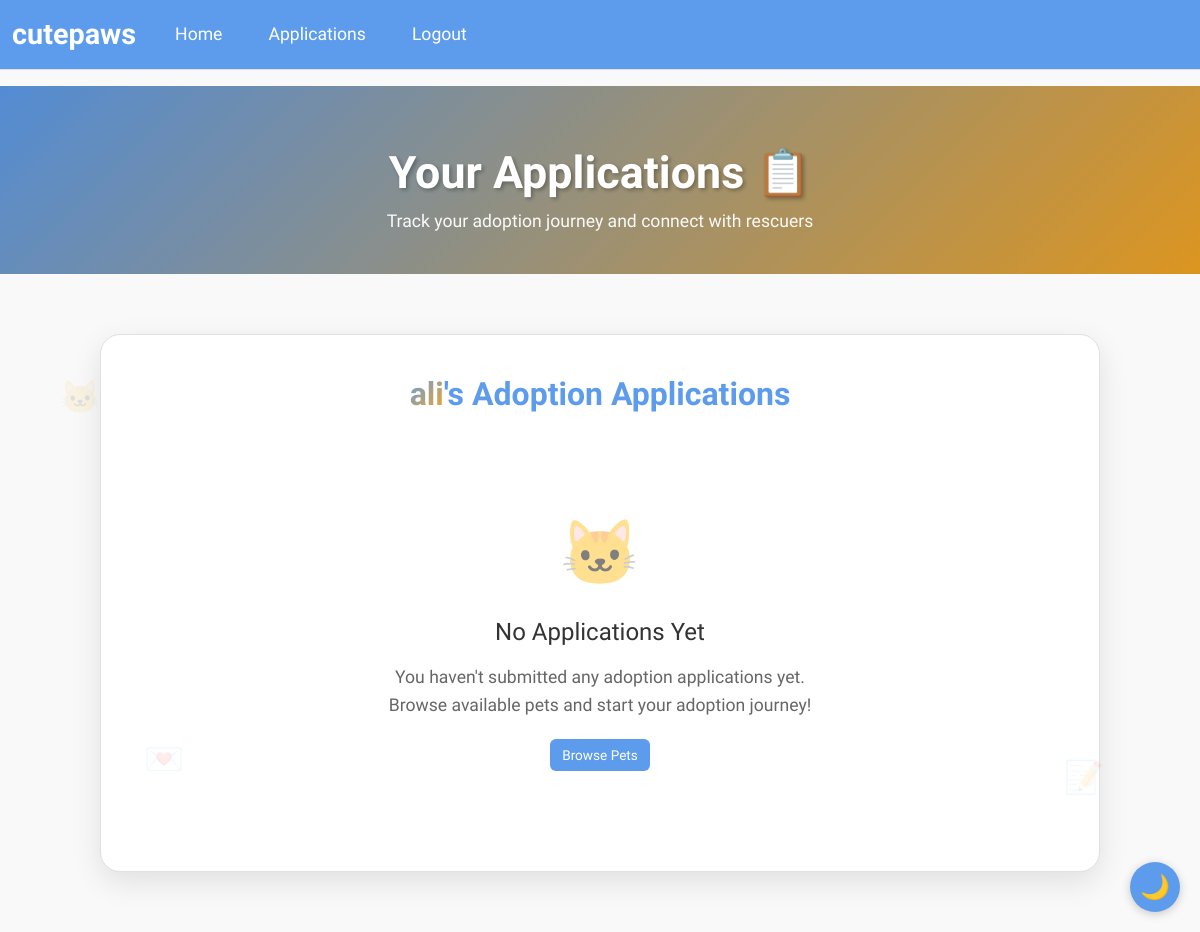
The page /applications (signed in) on the database as committed earlier.
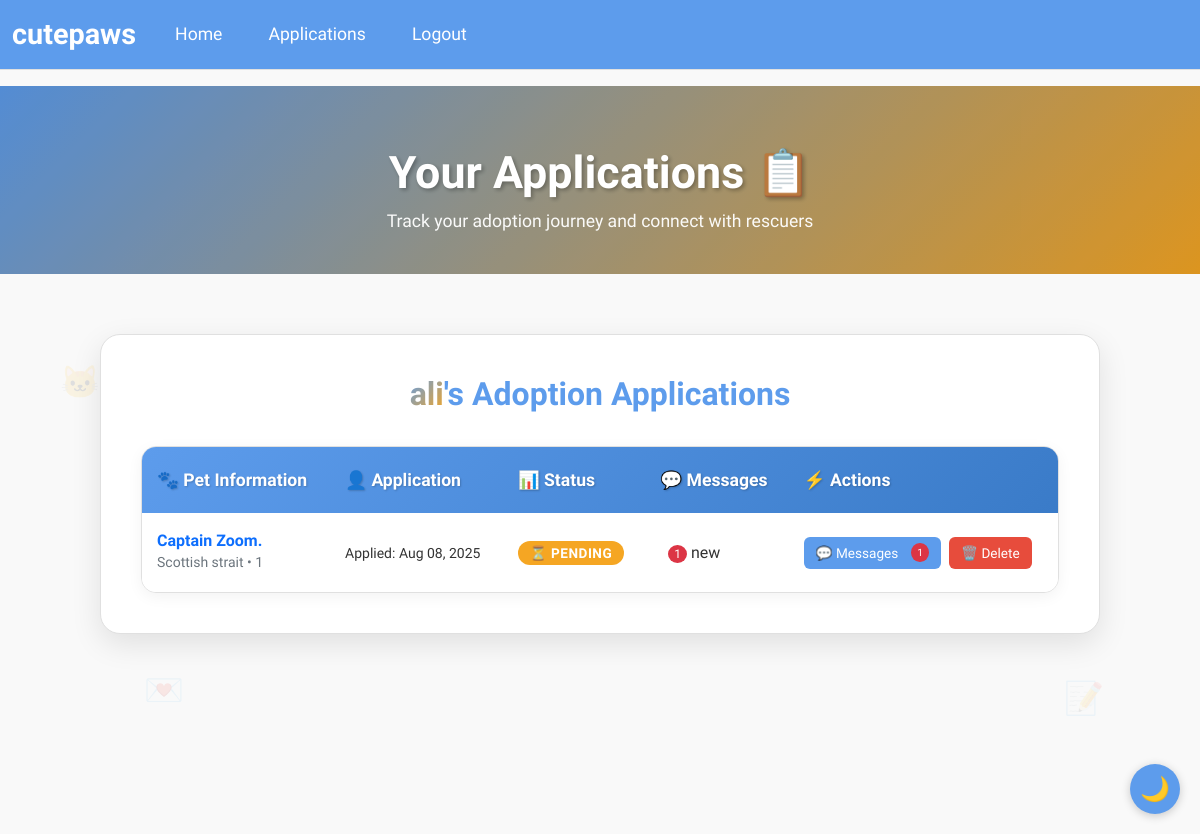
The same page on the database as committed later.
### wepsite/models.py (models this page shows)
class User(db.Model, UserMixin):
    id         = db.Column(db.Integer, primary_key=True)
    email      = db.Column(db.String(150), unique=True, nullable=False)
    password   = db.Column(db.String(150), nullable=False)
    first_name = db.Column(db.String(150), nullable=False)
    is_admin   = db.Column(db.Boolean, default=False)
    created_at = db.Column(db.DateTime(timezone=True), default=lambda: datetime.now(timezone.utc))

class AdoptionApplication(db.Model):
    id = db.Column(db.Integer, primary_key=True)
    pet_id = db.Column(db.Integer, db.ForeignKey('pet.id'))
    user_id = db.Column(db.Integer, db.ForeignKey('user.id'))
    application_date = db.Column(db.DateTime, default=func.now())
    answers = db.Column(db.Text)
    status = db.Column(db.String(20), default='pending')
    user = db.relationship('User',backref='applications')
    created_at = db.Column(db.DateTime(timezone=True), default=lambda: datetime.now(timezone.utc))
    updated_at = db.Column(db.DateTime(timezone=True), default=lambda: datetime.now(timezone.utc), onupdate=lambda: datetime.now(timezone.utc))
    messages = db.relationship(
        'Message',
        back_populates='application',
        lazy=True,
        cascade="all, delete-orphan"
    )

class Pet(db.Model):
    id             = db.Column(db.Integer, primary_key=True)
    name           = db.Column(db.String(100))
    age            = db.Column(db.Integer)
    breed          = db.Column(db.String(100))
    description    = db.Column(db.Text)
    city           = db.Column(db.String(100))  # Changed from location to city
    image_filename = db.Column(db.String(200))
    is_adopted     = db.Column(db.Boolean, default=False)
    is_deleted = db.Column(db.Boolean, default=False)
    adoption_date = db.Column(db.DateTime)
    posted_by      = db.Column(db.Integer, db.ForeignKey('user.id'))
    poster = db.relationship('User', foreign_keys=[posted_by])
    created_at = db.Column(db.DateTime(timezone=True), default=lambda: datetime.now(timezone.utc))
    updated_at = db.Column(db.DateTime(timezone=True), default=lambda: datetime.now(timezone.utc), onupdate=lambda: datetime.now(timezone.utc))
    applications = db.relationship(
        'AdoptionApplication',
        backref="pet",
        lazy=True,
        cascade="all, delete-orphan"
    )

### wepsite/views.py (the view)
@views.route('/applications')
@login_required
def applications():
    try:
        if current_user.is_admin:
            apps = AdoptionApplication.query \
                .options(db.joinedload(AdoptionApplication.user))\
                .join(Pet) \
                .filter(Pet.posted_by == current_user.id) \
                .order_by(AdoptionApplication.id.desc()) \
                .all()
        else:
            apps = AdoptionApplication.query \
                .options(db.joinedload(AdoptionApplication.user))\
                .filter_by(user_id=current_user.id) \
                .order_by(AdoptionApplication.id.desc()) \
                .all()
        for app in apps:
            app.unread = Message.query.filter(
                Message.application_id == app.id,
                Message.sender_id != current_user.id,
                Message.is_read == False,
                Message.is_deleted == False
            ).count()
            app.recent_messages = Message.query.filter_by(
                application_id=app.id,
                is_deleted=False
            ).order_by(Message.timestamp.desc()).limit(5).all()
        return render_template('applications.html', user=current_user, applications=apps)
    except Exception as e:
        logger.error(f"Error in applications route: {str(e)}")
        flash("An error occurred while loading applications", "error")
        return render_template('applications.html', user=current_user, applications=[])

### wepsite/templates/applications.html (shortened to what this page needs)
{% extends "base.html" %}
{% block extra_css %}
<link rel="stylesheet" href="{{ url_for('static', filename='css/applications.css') }}">
{% endblock %}
{% block content %}
<section class="applications-hero">
    <div class="container">
        <div class="row justify-content-center">
            <div class="col-lg-8">
                <div class="hero-content">
                    <h1 class="hero-title">
                        {% if current_user.is_admin %}
                            Adoption Applications 📋
                        {% else %}
                            Your Applications 📋
                        {% endif %}
                    </h1>
                    <p class="hero-subtitle">
                        {% if current_user.is_admin %}
                            Manage applications for your posted pets
                        {% else %}
                            Track your adoption journey and connect with rescuers
                        {% endif %}
                    </p>
                </div>
            </div>
        </div>
    </div>
</section>
<section class="main-section">
    <div class="container">
        <div class="floating-element">🐱</div>
        <div class="floating-element">📝</div>
        <div class="floating-element">💌</div>
        <div class="row justify-content-center">
            <div class="col-12">
                <div class="applications-container">
                    {% if current_user %}
                        <h2 class="section-title">
                            {% if current_user.is_admin %}
                                <span class="user-greeting">Admin</span> - Applications for Your Pets
                            {% else %}
                                <span class="user-greeting">{{current_user.first_name}}</span>'s Adoption Applications
                            {% endif %}
                        </h2>
                    {% else %}
                        <h2 class="section-title">Adoption Applications</h2>
                    {% endif %}
                    {% if applications %}
                        <div class="table-container">
                            <table class="applications-table">
                                <thead>
                                    <tr>
                                        <th>🐾 Pet Information</th>
                                        <th>👤 {{ 'Applicant' if current_user.is_admin else 'Application' }}</th>
                                        <th>📊 Status</th>
                                        <th>💬 Messages</th>
                                        <th>⚡ Actions</th>
                                    </tr>
                                </thead>
                                <tbody>
                                    {% for app in applications %}
                                        <tr>
                                            <td>
                                                <div class="pet-info">
                                                    <div class="pet-details">
                                                        {% if app.pet and not app.pet.is_deleted %}
                                                            <h6>
                                                                <a href="{{ url_for('views.pet_detail', pet_id=app.pet.id) }}" style="text-decoration: none;">
                                                                    {{ app.pet.name }}
                                                                </a>
                                                            </h6>
                                                            <small>{{ app.pet.breed }} • {{ app.pet.age }}</small>
                                                        {% else %}
                                                            <h6 style="color: #6c757d;">📁 Archived Pet</h6>
                                                            <small>Pet no longer available</small>
                                                        {% endif %}
                                                    </div>
                                                </div>
                                            </td>
                                            <td>
                                                {% if current_user.is_admin %}
                                                    <strong>{{ app.user.first_name }} {{ app.user.last_name }}</strong><br>
                                                    <small>{{ app.user.email }}</small>
                                                {% else %}
                                                    <small>Applied: {{ app.created_at.strftime('%b %d, %Y') if app.created_at else 'N/A' }}</small>
                                                {% endif %}
                                            </td>
                                            <td>
                                                <span class="status-badge status-{{ app.status }}">
                                                    {% if app.status == 'pending' %}⏳{% endif %}
                                                    {{ app.status|title }}
                                                </span>
                                            </td>
                                            <td>
                                                {% if app.unread and app.unread > 0 %}
                                                    <span class="unread-indicator">{{ app.unread }}</span> new
                                                {% else %}
                                                    <span style="color: #6c757d;">—</span>
                                                {% endif %}
                                            </td>
                                            <td>
                                                <div class="action-buttons">
                                                    <a href="{{ url_for('views.messages', application_id=app.id) }}" class="btn-custom btn-view">
                                                        💬 Messages
                                                        {% if app.unread and app.unread > 0 %}
                                                            <span class="unread-indicator">{{ app.unread }}</span>
                                                        {% endif %}
                                                    </a>
                                                    {% if app.status != 'archived' %}
                                                        {% if (current_user.is_admin and app.pet.posted_by == current_user.id) or current_user.id == app.user_id %}
                                                            <a href="{{ url_for('views.delete_application', application_id=app.id) }}"
                                                               class="btn-custom btn-delete"
                                                               onclick="return confirm('Are you sure you want to delete this application? This action cannot be undone.')">
                                                                🗑️ Delete
                                                            </a>
                                                        {% endif %}
                                                    {% else %}
                                                        <span class="archived-text">📁 Archived</span>
                                                    {% endif %}
                                                </div>
                                            </td>
                                        </tr>
                                    {% endfor %}
                                </tbody>
                            </table>
                        </div>
                    {% else %}
                        <div class="empty-state">
                            <div class="empty-state-icon">🐱</div>
                            <h3 class="empty-state-title">
                                {% if current_user.is_admin %}
                                    No Applications Yet
                                {% else %}
                                    No Applications Yet
                                {% endif %}
                            </h3>
                            <p class="empty-state-text">
                                {% if current_user.is_admin %}
                                    No one has applied for your posted pets yet.<br>
                                    Keep sharing your pets to find them loving homes!
                                {% else %}
                                    You haven't submitted any adoption applications yet.<br>
                                    Browse available pets and start your adoption journey!
                                {% endif %}
                            </p>
                            <div style="margin-top: 20px;">
                                <a href="{{ url_for('views.home') }}" class="btn-custom btn-view">
                                    Browse Pets
                                </a>
                            </div>
                        </div>
                    {% endif %}
                </div>
            </div>
        </div>
    </div>
</section>
{% endblock %}

### wepsite/templates/base.html (shortened to what this page needs)
<!DOCTYPE html>
<html lang="en">
<head>
    <link href="https://cdn.jsdelivr.net/npm/bootstrap@5.3.2/dist/css/bootstrap.min.css" rel="stylesheet"
>
    <link rel="stylesheet" href="https://cdn.jsdelivr.net/npm/bootstrap-icons@1.10.0/font/bootstrap-icons.css">
    <link rel="stylesheet" href="https://cdnjs.cloudflare.com/ajax/libs/font-awesome/6.4.0/css/all.min.css"
 />
    {% block extra_css %}{% endblock %}
</head>
<body>
    <nav class="navbar navbar-expand-lg sticky-top">
        <div class="container-fluid">
            <a class="navbar-brand" href="#">cutepaws</a>
            <div class="collapse navbar-collapse" id="navbar">
                <div class="navbar-nav">
                {% if current_user.is_authenticated %}
                    <a class="nav-item nav-link" href="{{ url_for('views.home') }}">Home</a>
                    <a class="nav-item nav-link" href="{{ url_for('views.applications') }}">Applications</a>
                    <a class="nav-item nav-link" href="{{ url_for('auth.logout') }}">Logout</a>
                {% else %}
                    <a class="nav-item nav-link" href="{{ url_for('auth.login') }}">Login</a>
                    <a class="nav-item nav-link" href="{{ url_for('auth.sign_up') }}">Register</a>
                {% endif %}
                </div>
            </div>
        </div>
    </nav>
    <div class="container-fluid p-0">
        {% block content %}
        {% endblock %}
    </div>
    <button class="theme-toggle" id="themeToggle">🌓</button>
</body>
</html>

Rows that differ between the two databases and show on the page:
shown differently, row unchanged: User "ali": is_admin (not shown) → "Application"
added AdoptionApplication: pet.name "Captain Zoom.", pet.breed "Scottish strait", pet.age "1", created_at "Aug 08, 2025", status "PENDING", unread "1"
Other text that changed with them:
text no longer shown: "🐱 No Applications Yet You haven't submitted any adoption applications yet. Browse available pets and start your adoption journey! Browse Pets"
text now shown: "🐾 Pet Information 👤 📊 Status 💬 Messages ⚡ Actions"
